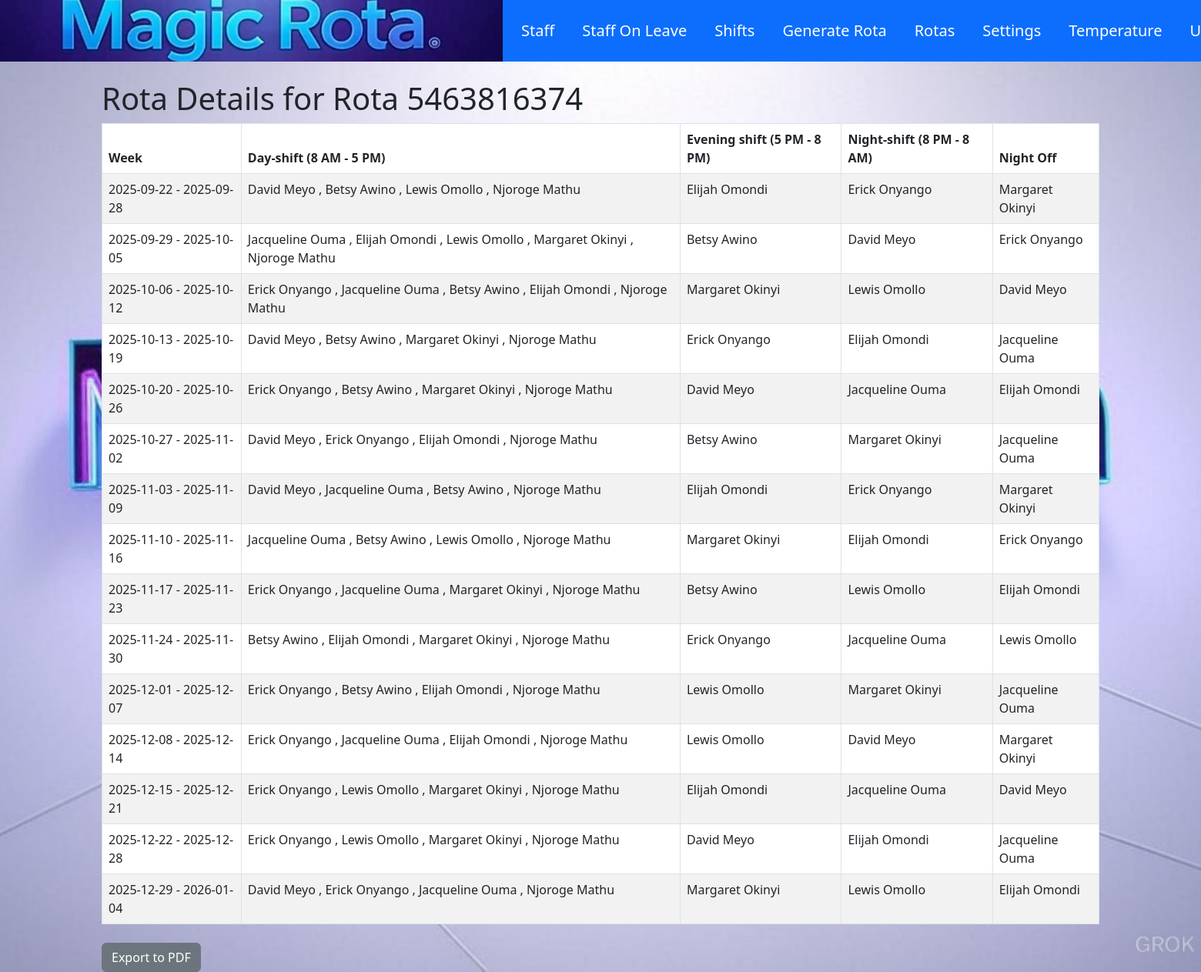
Page /rota/5463816374 on the committed database.
### models/models.py (models this page shows)
class Rota(db.Model):
    __tablename__ = 'rotas'
    id = db.Column(db.Integer, primary_key=True, autoincrement=True)
    rota_id = db.Column(db.Integer, nullable=False)
    week_range = db.Column(db.String(50), nullable=False, unique=True)
    shift_8_5 = db.Column(db.String(255), nullable=False)
    shift_5_8 = db.Column(db.String(255), nullable=False)
    shift_8_8 = db.Column(db.String(255), nullable=False)
    night_off = db.Column(db.String(255), nullable=True)
    date = db.Column(db.Date, default=date.today, nullable=False)

### blueprints/rota.py (the view)
@rota_bp.route('/rota/<int:rota_id>', methods=['GET'])
def rota_detail(rota_id):
    rotas = Rota.query.filter_by(rota_id=rota_id).order_by(Rota.date).all()
    if not rotas:
        abort(404)
    return render_template('rota_detail.html', rotas=rotas, rota_id=rota_id)

### app.py (called while the page is built)
@app.before_request
def update_session_timeout():
    if current_user.is_authenticated:
        session.permanent = True  # Extend the session lifetime for each request

### templates/rota_detail.html (shortened to what this page needs)
{% extends "base.html" %}
{% block content %}
    <h1>Rota Details for Rota {{ rota_id }}</h1>
    {% if rotas %}
        <table class="table table-striped table-bordered">
            <thead>
                <tr>
                    <th>Week</th>
                    <th>Day-shift (8 AM - 5 PM)</th>
                    <th>Evening shift (5 PM - 8 PM)</th>
                    <th>Night-shift (8 PM - 8 AM)</th>
                    <th>Night Off</th>
                </tr>
            </thead>
            <tbody>
                {% for rota in rotas %}
                    <tr>
                        <td>{{ rota.week_range }}</td>
                        <td>
                            {% for member in rota.shift_8_5.split(',') %}
                                {{ member.strip()|title }} {% if not loop.last %}, {% endif %}
                            {% endfor %}
                        </td>
                        <td>{{ rota.shift_5_8|title }}</td>
                        <td>{{ rota.shift_8_8|title }}</td>
                        <td>{{ rota.night_off|title }}</td>
                    </tr>
                {% endfor %}
            </tbody>
        </table>
        <a href="{{ url_for('pdf.export_pdf', rota_id=rota_id) }}" class="btn btn-secondary mt-2">Export to PDF</a>  </a>
    {% else %}
        <div class="alert alert-danger" role="alert">
            No rota available yet.
        </div>
    {% endif %}
{% endblock %}

### static/styles.css (style rules this page uses)
body { background-image: url('/static/images/magic.jpeg'); background-size: cover; background-repeat: no-repeat; background-attachment: fixed; background-position: center; }

### rows in the picture
Rota: week_range "2025-09-22 - 2025-09-28", strip "David Meyo" "Betsy Awino" "Lewis Omollo" "Njoroge Mathu", shift_5_8 "Elijah Omondi", shift_8_8 "Erick Onyango", night_off "Margaret Okinyi"
Rota: week_range "2025-09-29 - 2025-10-05", strip "Jacqueline Ouma" "Elijah Omondi" "Lewis Omollo" "Margaret Okinyi" "Njoroge Mathu", shift_5_8 "Betsy Awino", shift_8_8 "David Meyo", night_off "Erick Onyango"
Rota: week_range "2025-10-06 - 2025-10-12", strip "Erick Onyango" "Jacqueline Ouma" "Betsy Awino" "Elijah Omondi" "Njoroge Mathu", shift_5_8 "Margaret Okinyi", shift_8_8 "Lewis Omollo", night_off "David Meyo"
Rota: week_range "2025-10-13 - 2025-10-19", strip "David Meyo" "Betsy Awino" "Margaret Okinyi" "Njoroge Mathu", shift_5_8 "Erick Onyango", shift_8_8 "Elijah Omondi", night_off "Jacqueline Ouma"
Rota: week_range "2025-10-20 - 2025-10-26", strip "Erick Onyango" "Betsy Awino" "Margaret Okinyi" "Njoroge Mathu", shift_5_8 "David Meyo", shift_8_8 "Jacqueline Ouma", night_off "Elijah Omondi"
Rota: week_range "2025-10-27 - 2025-11-02", strip "David Meyo" "Erick Onyango" "Elijah Omondi" "Njoroge Mathu", shift_5_8 "Betsy Awino", shift_8_8 "Margaret Okinyi", night_off "Jacqueline Ouma"
Rota: week_range "2025-11-03 - 2025-11-09", strip "David Meyo" "Jacqueline Ouma" "Betsy Awino" "Njoroge Mathu", shift_5_8 "Elijah Omondi", shift_8_8 "Erick Onyango", night_off "Margaret Okinyi"
Rota: week_range "2025-11-10 - 2025-11-16", strip "Jacqueline Ouma" "Betsy Awino" "Lewis Omollo" "Njoroge Mathu", shift_5_8 "Margaret Okinyi", shift_8_8 "Elijah Omondi", night_off "Erick Onyango"
Rota: week_range "2025-11-17 - 2025-11-23", strip "Erick Onyango" "Jacqueline Ouma" "Margaret Okinyi" "Njoroge Mathu", shift_5_8 "Betsy Awino", shift_8_8 "Lewis Omollo", night_off "Elijah Omondi"
Rota: week_range "2025-11-24 - 2025-11-30", strip "Betsy Awino" "Elijah Omondi" "Margaret Okinyi" "Njoroge Mathu", shift_5_8 "Erick Onyango", shift_8_8 "Jacqueline Ouma", night_off "Lewis Omollo"
Rota: week_range "2025-12-01 - 2025-12-07", strip "Erick Onyango" "Betsy Awino" "Elijah Omondi" "Njoroge Mathu", shift_5_8 "Lewis Omollo", shift_8_8 "Margaret Okinyi", night_off "Jacqueline Ouma"
Rota: week_range "2025-12-08 - 2025-12-14", strip "Erick Onyango" "Jacqueline Ouma" "Elijah Omondi" "Njoroge Mathu", shift_5_8 "Lewis Omollo", shift_8_8 "David Meyo", night_off "Margaret Okinyi"
Rota: week_range "2025-12-15 - 2025-12-21", strip "Erick Onyango" "Lewis Omollo" "Margaret Okinyi" "Njoroge Mathu", shift_5_8 "Elijah Omondi", shift_8_8 "Jacqueline Ouma", night_off "David Meyo"
Rota: week_range "2025-12-22 - 2025-12-28", strip "Erick Onyango" "Lewis Omollo" "Margaret Okinyi" "Njoroge Mathu", shift_5_8 "David Meyo", shift_8_8 "Elijah Omondi", night_off "Jacqueline Ouma"
Rota: week_range "2025-12-29 - 2026-01-04", strip "David Meyo" "Erick Onyango" "Jacqueline Ouma" "Njoroge Mathu", shift_5_8 "Margaret Okinyi", shift_8_8 "Lewis Omollo", night_off "Elijah Omondi"

### other values in the picture
{{ rota_id }} "5463816374"
